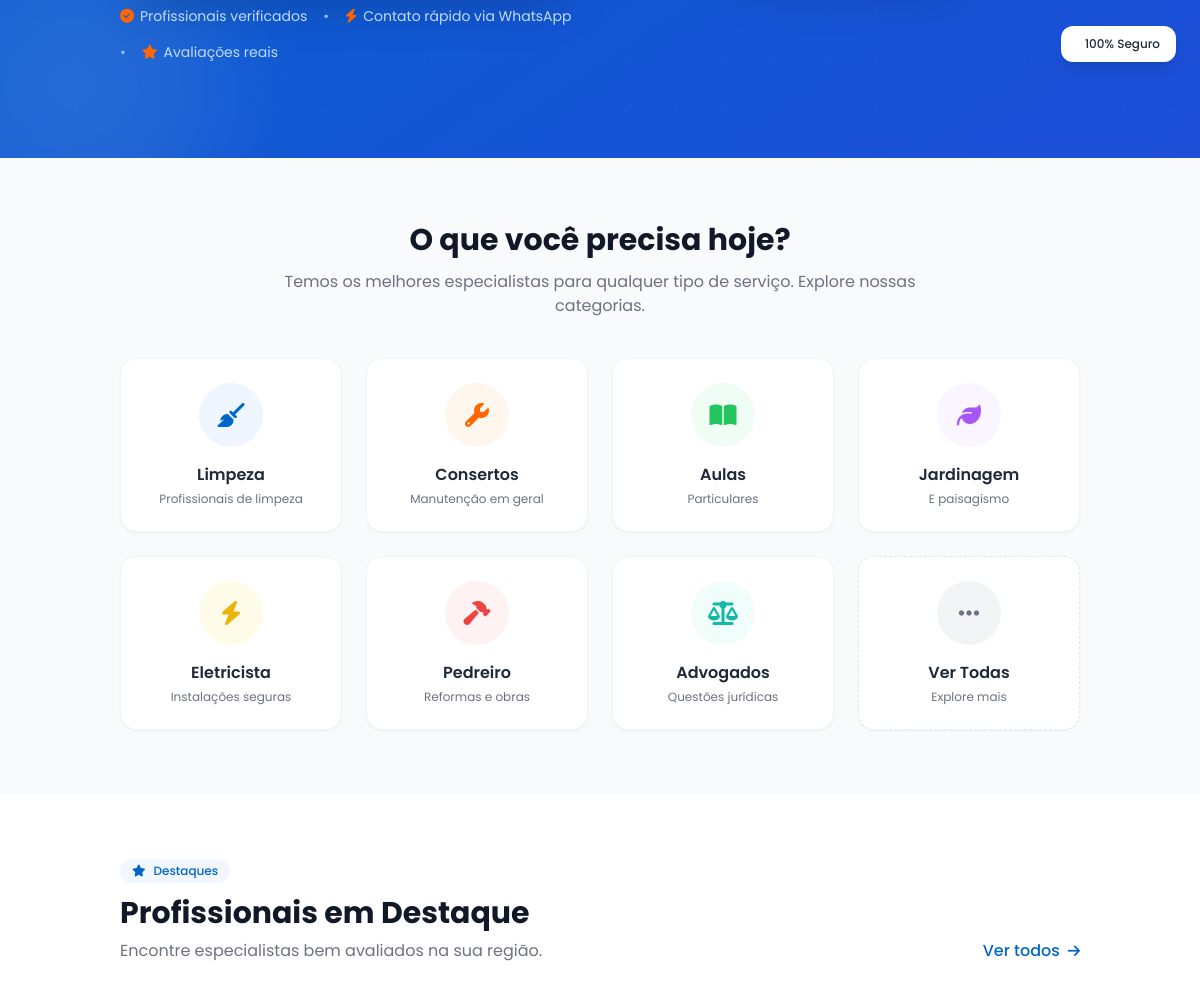
Before: / (middle part) with the older database file.
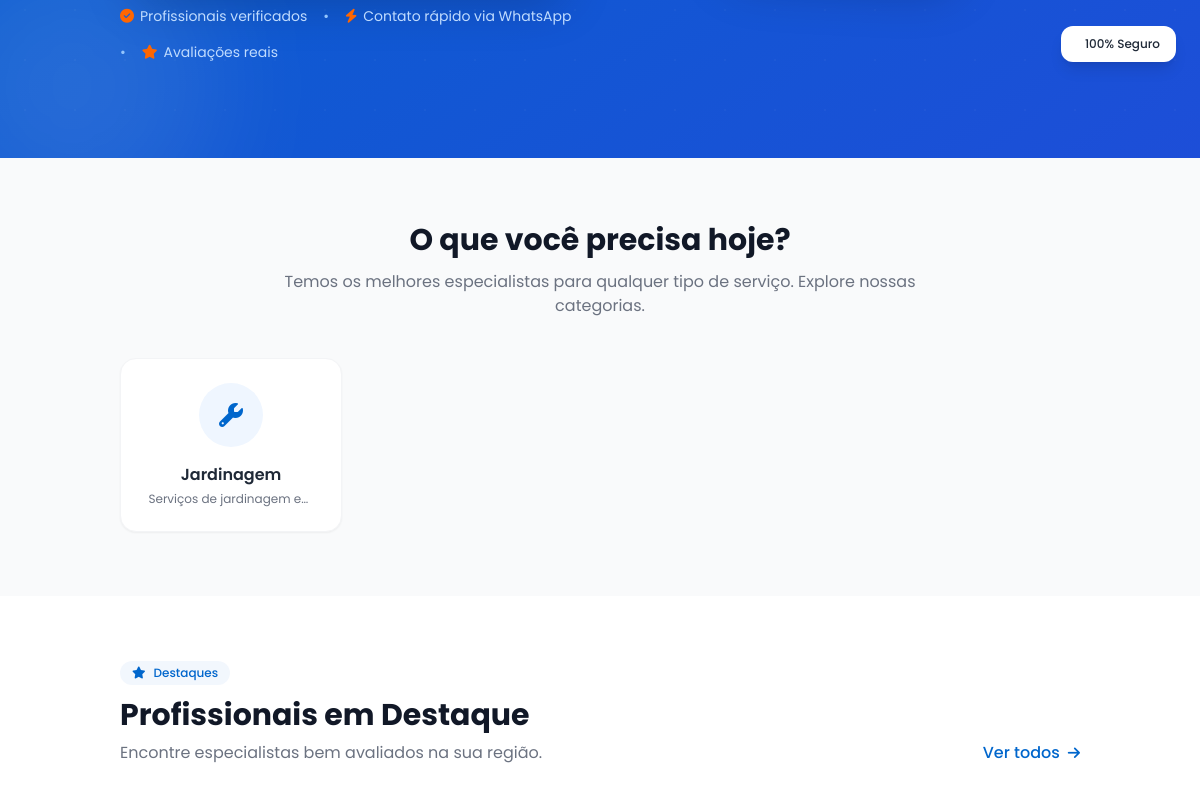
After: the same page with the newer database file.
### services/models.py (models this page shows, shortened)
class ServiceCategory(models.Model):
    name = models.CharField(max_length=100, unique=True, db_index=True)
    slug = models.SlugField(max_length=120, unique=True)
    description = models.TextField(blank=True)
    icon = models.CharField(max_length=50, blank=True)
    image = models.ImageField(upload_to='categories/', blank=True, null=True)
    parent = models.ForeignKey(
        'self',
        on_delete=models.CASCADE,
        null=True,
        blank=True,
        related_name='children'
    )
    is_active = models.BooleanField(default=True, db_index=True)
    order = models.PositiveIntegerField(default=0)
    created_at = models.DateTimeField(auto_now_add=True)
    updated_at = models.DateTimeField(auto_now=True)
    class Meta:
        db_table = 'service_categories'
        verbose_name = 'Categoria de Serviço'
        verbose_name_plural = 'Categorias de Serviços'
        ordering = ['order', 'name']
        indexes = [
            models.Index(fields=['slug']),
            models.Index(fields=['is_active', 'parent']),
        ]

### core/views.py (the view)
# urls.py: path('', views.index, name='index'),
def index(request):
    categories = ServiceCategory.objects.filter(is_active=True, parent__isnull=True).order_by('order')[:8]
    professionals = ProfessionalProfile.objects.filter(status='active').select_related('user').order_by('-rating')[:6]
    context = {
        'categories': categories,
        'professionals': professionals,
    }
    return render(request, 'core/index.html', context)

### templates/core/index.html (shortened to what the changed rows need)
{% extends 'base.html' %}
{% load static %}
{% block content %}
<section class="py-16 bg-gray-50">
    <div class="container mx-auto px-4 sm:px-6 lg:px-8">
        <div class="text-center mb-10">
            <h2 class="text-3xl font-bold text-gray-900 mb-3">O que você precisa hoje?</h2>
        </div>
        <div class="grid grid-cols-2 md:grid-cols-4 gap-4 md:gap-6" id="categoryGrid">
            {% if categories %}
                {% for category in categories %}
                    <a href="/buscar/?q={{ category.name|urlencode }}"
                       class="category-card group bg-white p-6 rounded-2xl shadow-sm hover:shadow-lg transition-all border border-gray-100 flex flex-col items-center text-center transform hover:-translate-y-1.5">
                        <div class="w-16 h-16 rounded-full bg-blue-50 text-primary flex items-center justify-center text-2xl mb-4 group-hover:bg-primary group-hover:text-white transition-all duration-300">
                            {% if category.icon %}
                                <i class="fa-solid fa-{{ category.icon }}"></i>
                            {% else %}
                                <i class="fa-solid fa-wrench"></i>
                            {% endif %}
                        </div>
                        <h3 class="font-semibold text-gray-800">{{ category.name }}</h3>
                        {% if category.description %}
                            <p class="text-xs text-gray-500 mt-1 line-clamp-1">{{ category.description }}</p>
                        {% endif %}
                    </a>
                {% endfor %}
            {% else %}
                <a href="/buscar/?q=Limpeza" class="category-card group bg-white p-6 rounded-2xl shadow-sm hover:shadow-lg transition-all border border-gray-100 flex flex-col items-center text-center transform hover:-translate-y-1.5">
                    <div class="w-16 h-16 rounded-full bg-blue-50 text-primary flex items-center justify-center text-2xl mb-4 group-hover:bg-primary group-hover:text-white transition-all duration-300">
                        <i class="fa-solid fa-broom"></i>
                    </div>
                    <h3 class="font-semibold text-gray-800">Limpeza</h3>
                    <p class="text-xs text-gray-500 mt-1">Profissionais de limpeza</p>
                </a>
                <a href="/buscar/?q=Consertos" class="category-card group bg-white p-6 rounded-2xl shadow-sm hover:shadow-lg transition-all border border-gray-100 flex flex-col items-center text-center transform hover:-translate-y-1.5">
                    <div class="w-16 h-16 rounded-full bg-orange-50 text-secondary flex items-center justify-center text-2xl mb-4 group-hover:bg-secondary group-hover:text-white transition-all duration-300">
                        <i class="fa-solid fa-wrench"></i>
                    </div>
                    <h3 class="font-semibold text-gray-800">Consertos</h3>
                    <p class="text-xs text-gray-500 mt-1">Manutenção em geral</p>
                </a>
                <a href="/buscar/?q=Aulas" class="category-card group bg-white p-6 rounded-2xl shadow-sm hover:shadow-lg transition-all border border-gray-100 flex flex-col items-center text-center transform hover:-translate-y-1.5">
                    <div class="w-16 h-16 rounded-full bg-green-50 text-green-500 flex items-center justify-center text-2xl mb-4 group-hover:bg-green-500 group-hover:text-white transition-all duration-300">
                        <i class="fa-solid fa-book-open"></i>
                    </div>
                    <h3 class="font-semibold text-gray-800">Aulas</h3>
                    <p class="text-xs text-gray-500 mt-1">Particulares</p>
                </a>
                <a href="/buscar/?q=Jardinagem" class="category-card group bg-white p-6 rounded-2xl shadow-sm hover:shadow-lg transition-all border border-gray-100 flex flex-col items-center text-center transform hover:-translate-y-1.5">
                    <div class="w-16 h-16 rounded-full bg-purple-50 text-purple-500 flex items-center justify-center text-2xl mb-4 group-hover:bg-purple-500 group-hover:text-white transition-all duration-300">
                        <i class="fa-solid fa-leaf"></i>
                    </div>
                    <h3 class="font-semibold text-gray-800">Jardinagem</h3>
                    <p class="text-xs text-gray-500 mt-1">E paisagismo</p>
                </a>
                <a href="/buscar/?q=Eletricista" class="category-card group bg-white p-6 rounded-2xl shadow-sm hover:shadow-lg transition-all border border-gray-100 flex flex-col items-center text-center transform hover:-translate-y-1.5">
                    <div class="w-16 h-16 rounded-full bg-yellow-50 text-yellow-500 flex items-center justify-center text-2xl mb-4 group-hover:bg-yellow-500 group-hover:text-white transition-all duration-300">
                        <i class="fa-solid fa-bolt"></i>
                    </div>
                    <h3 class="font-semibold text-gray-800">Eletricista</h3>
                    <p class="text-xs text-gray-500 mt-1">Instalações seguras</p>
                </a>
                <a href="/buscar/?q=Pedreiro" class="category-card group bg-white p-6 rounded-2xl shadow-sm hover:shadow-lg transition-all border border-gray-100 flex flex-col items-center text-center transform hover:-translate-y-1.5">
                    <div class="w-16 h-16 rounded-full bg-red-50 text-red-500 flex items-center justify-center text-2xl mb-4 group-hover:bg-red-500 group-hover:text-white transition-all duration-300">
                        <i class="fa-solid fa-hammer"></i>
                    </div>
                    <h3 class="font-semibold text-gray-800">Pedreiro</h3>
                    <p class="text-xs text-gray-500 mt-1">Reformas e obras</p>
                </a>
                <a href="/buscar/?q=Advogado" class="category-card group bg-white p-6 rounded-2xl shadow-sm hover:shadow-lg transition-all border border-gray-100 flex flex-col items-center text-center transform hover:-translate-y-1.5">
                    <div class="w-16 h-16 rounded-full bg-teal-50 text-teal-500 flex items-center justify-center text-2xl mb-4 group-hover:bg-teal-500 group-hover:text-white transition-all duration-300">
                        <i class="fa-solid fa-scale-balanced"></i>
                    </div>
                    <h3 class="font-semibold text-gray-800">Advogados</h3>
                    <p class="text-xs text-gray-500 mt-1">Questões jurídicas</p>
                </a>
                <a href="/buscar/" class="category-card group bg-white p-6 rounded-2xl shadow-sm hover:shadow-lg transition-all border border-dashed border-gray-200 flex flex-col items-center text-center transform hover:-translate-y-1.5">
                    <div class="w-16 h-16 rounded-full bg-gray-100 text-gray-500 flex items-center justify-center text-2xl mb-4 group-hover:bg-gray-600 group-hover:text-white transition-all duration-300">
                        <i class="fa-solid fa-ellipsis"></i>
                    </div>
                    <h3 class="font-semibold text-gray-800">Ver Todas</h3>
                    <p class="text-xs text-gray-500 mt-1">Explore mais</p>
                </a>
            {% endif %}
        </div>
    </div>
</section>
<section class="py-16 bg-white">
    <div class="container mx-auto px-4 sm:px-6 lg:px-8">
        <div class="flex flex-col md:flex-row justify-between items-end mb-10">
            <div>
                <h2 class="text-3xl font-bold text-gray-900 mb-2">Profissionais em Destaque</h2>
            </div>
        </div>
    </div>
</section>
{% endblock %}

Changed rows visible on the page:
added ServiceCategory: name "Jardinagem", description "Serviços de jardinagem…"
Other visible differences:
text no longer shown: "Limpeza Profissionais de limpeza Consertos Manutenção em geral Aulas Particulares Jardinagem E paisagismo Eletricista Instalações seguras Pedreiro Reformas e obras Advogados Questões jurídicas Ver Todas Explore mais"
